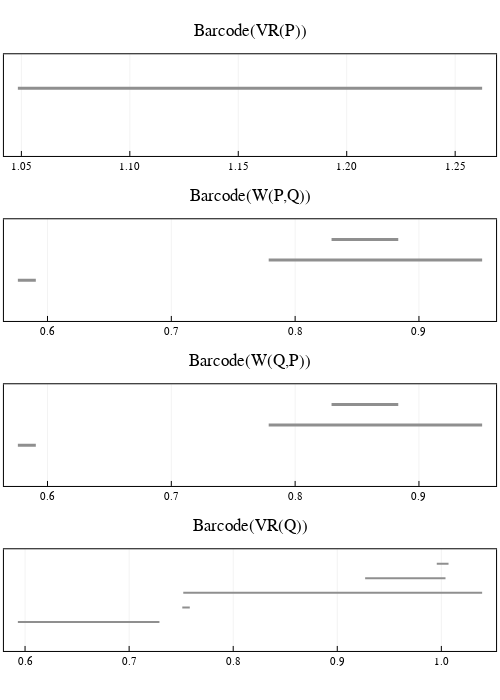

The notebook cell this image was saved under:
### Code cell
# plot all four barcodes
l = grid(4,1)
p1 = plot_barcode(barcode(VR_P, dim = 1), lw = 3, title = "Barcode(VR(P))", titlefontsize = 12)
p2 = plot_barcode(barcode(W_P["eirene_output"], dim = 1) , lw = 3, title = "Barcode(W(P,Q))", titlefontsize = 12)
p3 = plot_barcode(barcode(W_Q["eirene_output"], dim = 1) , lw = 3, title = "Barcode(W(Q,P))", titlefontsize = 12)
p4 = plot_barcode(barcode(VR_Q, dim = 1), lw = 2, title = "Barcode(VR(Q))", titlefontsize = 12)
plot(p1, p2, p3, p4, layout = l, size = (500, 700))

### Figure 1 — Plotly figure (JSON) as saved in the notebook; plotly's stock layout.template omitted (floating-point values rounded to 4 significant figures)
{"data": [{"colorbar": {"title": ""}, "hoverinfo": "text", "legendgroup": "y1", "line": {"color": "rgba(143, 143, 143, 1.000)", "dash": "solid", "shape": "linear", "width": 3}, "mode": "lines", "name": "y1", "showlegend": true, "text": ["class 1", "class 1"], "type": "scatter", "x": [1.048, 1.262], "xaxis": "x1", "y": [1, 1], "yaxis": "y1", "zmax": null, "zmin": null}, {"colorbar": {"title": ""}, "hoverinfo": "text", "legendgroup": "y1", "line": {"color": "rgba(143, 143, 143, 1.000)", "dash": "solid", "shape": "linear", "width": 3}, "mode": "lines", "name": "y1", "showlegend": true, "text": ["class 2", "class 2"], "type": "scatter", "x": [0.5761, 0.5906], "xaxis": "x2", "y": [1, 1], "yaxis": "y2", "zmax": null, "zmin": null}, {"colorbar": {"title": ""}, "hoverinfo": "text", "legendgroup": "y2", "line": {"color": "rgba(143, 143, 143, 1.000)", "dash": "solid", "shape": "linear", "width": 3}, "mode": "lines", "name": "y2", "showlegend": true, "text": ["class 3", "class 3"], "type": "scatter", "x": [0.7787, 0.951], "xaxis": "x2", "y": [2, 2], "yaxis": "y2", "zmax": null, "zmin": null}, {"colorbar": {"title": ""}, "hoverinfo": "text", "legendgroup": "y3", "line": {"color": "rgba(143, 143, 143, 1.000)", "dash": "solid", "shape": "linear", "width": 3}, "mode": "lines", "name": "y3", "showlegend": true, "text": ["class 1", "class 1"], "type": "scatter", "x": [0.8294, 0.8833], "xaxis": "x2", "y": [3, 3], "yaxis": "y2", "zmax": null, "zmin": null}, {"colorbar": {"title": ""}, "hoverinfo": "text", "legendgroup": "y1", "line": {"color": "rgba(143, 143, 143, 1.000)", "dash": "solid", "shape": "linear", "width": 3}, "mode": "lines", "name": "y1", "showlegend": true, "text": ["class 1", "class 1"], "type": "scatter", "x": [0.5761, 0.5906], "xaxis": "x3", "y": [1, 1], "yaxis": "y3", "zmax": null, "zmin": null}, {"colorbar": {"title": ""}, "hoverinfo": "text", "legendgroup": "y2", "line": {"color": "rgba(143, 143, 143, 1.000)", "dash": "solid", "shape": "linear", "width": 3}, "mode": "lines", "name": "y2", "showlegend": true, "text": ["class 3", "class 3"], "type": "scatter", "x": [0.7787, 0.951], "xaxis": "x3", "y": [2, 2], "yaxis": "y3", "zmax": null, "zmin": null}, {"colorbar": {"title": ""}, "hoverinfo": "text", "legendgroup": "y3", "line": {"color": "rgba(143, 143, 143, 1.000)", "dash": "solid", "shape": "linear", "width": 3}, "mode": "lines", "name": "y3", "showlegend": true, "text": ["class 2", "class 2"], "type": "scatter", "x": [0.8294, 0.8833], "xaxis": "x3", "y": [3, 3], "yaxis": "y3", "zmax": null, "zmin": null}, {"colorbar": {"title": ""}, "hoverinfo": "text", "legendgroup": "y1", "line": {"color": "rgba(143, 143, 143, 1.000)", "dash": "solid", "shape": "linear", "width": 2}, "mode": "lines", "name": "y1", "showlegend": true, "text": ["class 2", "class 2"], "type": "scatter", "x": [0.5931, 0.7291], "xaxis": "x4", "y": [1, 1], "yaxis": "y4", "zmax": null, "zmin": null}, {"colorbar": {"title": ""}, "hoverinfo": "text", "legendgroup": "y2", "line": {"color": "rgba(143, 143, 143, 1.000)", "dash": "solid", "shape": "linear", "width": 2}, "mode": "lines", "name": "y2", "showlegend": true, "text": ["class 3", "class 3"], "type": "scatter", "x": [0.7511, 0.7583], "xaxis": "x4", "y": [2, 2], "yaxis": "y4", "zmax": null, "zmin": null}, {"colorbar": {"title": ""}, "hoverinfo": "text", "legendgroup": "y3", "line": {"color": "rgba(143, 143, 143, 1.000)", "dash": "solid", "shape": "linear", "width": 2}, "mode": "lines", "name": "y3", "showlegend": true, "text": ["class 5", "class 5"], "type": "scatter", "x": [0.752, 1.039], "xaxis": "x4", "y": [3, 3], "yaxis": "y4", "zmax": null, "zmin": null}, {"colorbar": {"title": ""}, "hoverinfo": "text", "legendgroup": "y4", "line": {"color": "rgba(143, 143, 143, 1.000)", "dash": "solid", "shape": "linear", "width": 2}, "mode": "lines", "name": "y4", "showlegend": true, "text": ["class 4", "class 4"], "type": "scatter", "x": [0.9268, 1.004], "xaxis": "x4", "y": [4, 4], "yaxis": "y4", "zmax": null, "zmin": null}, {"colorbar": {"title": ""}, "hoverinfo": "text", "legendgroup": "y5", "line": {"color": "rgba(143, 143, 143, 1.000)", "dash": "solid", "shape": "linear", "width": 2}, "mode": "lines", "name": "y5", "showlegend": true, "text": ["class 1", "class 1"], "type": "scatter", "x": [0.9956, 1.007], "xaxis": "x4", "y": [5, 5], "yaxis": "y4", "zmax": null, "zmin": null}], "layout": {"annotations": [{"font": {"color": "rgba(0, 0, 0, 1.000)", "family": "sans-serif", "size": 17}, "rotation": 0, "showarrow": false, "text": "Barcode(VR(P))", "x": 0.5, "xanchor": "center", "xref": "paper", "y": 1, "yanchor": "top", "yref": "paper"}, {"font": {"color": "rgba(0, 0, 0, 1.000)", "family": "sans-serif", "size": 17}, "rotation": 0, "showarrow": false, "text": "Barcode(W(P,Q))", "x": 0.5, "xanchor": "center", "xref": "paper", "y": 0.75, "yanchor": "top", "yref": "paper"}, {"font": {"color": "rgba(0, 0, 0, 1.000)", "family": "sans-serif", "size": 17}, "rotation": 0, "showarrow": false, "text": "Barcode(W(Q,P))", "x": 0.5, "xanchor": "center", "xref": "paper", "y": 0.5, "yanchor": "top", "yref": "paper"}, {"font": {"color": "rgba(0, 0, 0, 1.000)", "family": "sans-serif", "size": 17}, "rotation": 0, "showarrow": false, "text": "Barcode(VR(Q))", "x": 0.5, "xanchor": "center", "xref": "paper", "y": 0.25, "yanchor": "top", "yref": "paper"}], "height": 700, "margin": {"b": 20, "l": 0, "r": 0, "t": 20}, "paper_bgcolor": "rgba(255, 255, 255, 1.000)", "plot_bgcolor": "rgba(255, 255, 255, 1.000)", "showlegend": false, "width": 500, "xaxis1": {"anchor": "y1", "domain": [0.007874, 0.9921], "gridcolor": "rgba(0, 0, 0, 0.100)", "gridwidth": 0.5, "linecolor": "rgba(0, 0, 0, 1.000)", "mirror": true, "range": [1.042, 1.269], "showgrid": true, "showline": true, "showticklabels": true, "tickangle": 0, "tickcolor": "rgb(0, 0, 0)", "tickfont": {"color": "rgba(0, 0, 0, 1.000)", "family": "sans-serif", "size": 11}, "tickmode": "array", "ticks": "inside", "ticktext": ["1.05", "1.10", "1.15", "1.20", "1.25"], "tickvals": [1.05, 1.1, 1.15, 1.2, 1.25], "title": "", "titlefont": {"color": "rgba(0, 0, 0, 1.000)", "family": "sans-serif", "size": 15}, "type": "-", "visible": true, "zeroline": false, "zerolinecolor": "rgba(0, 0, 0, 1.000)"}, "xaxis2": {"anchor": "y2", "domain": [0.007874, 0.9921], "gridcolor": "rgba(0, 0, 0, 0.100)", "gridwidth": 0.5, "linecolor": "rgba(0, 0, 0, 1.000)", "mirror": true, "range": [0.5648, 0.9623], "showgrid": true, "showline": true, "showticklabels": true, "tickangle": 0, "tickcolor": "rgb(0, 0, 0)", "tickfont": {"color": "rgba(0, 0, 0, 1.000)", "family": "sans-serif", "size": 11}, "tickmode": "array", "ticks": "inside", "ticktext": ["0.6", "0.7", "0.8", "0.9"], "tickvals": [0.6, 0.7, 0.8, 0.9], "title": "", "titlefont": {"color": "rgba(0, 0, 0, 1.000)", "family": "sans-serif", "size": 15}, "type": "-", "visible": true, "zeroline": false, "zerolinecolor": "rgba(0, 0, 0, 1.000)"}, "xaxis3": {"anchor": "y3", "domain": [0.007874, 0.9921], "gridcolor": "rgba(0, 0, 0, 0.100)", "gridwidth": 0.5, "linecolor": "rgba(0, 0, 0, 1.000)", "mirror": true, "range": [0.5648, 0.9623], "showgrid": true, "showline": true, "showticklabels": true, "tickangle": 0, "tickcolor": "rgb(0, 0, 0)", "tickfont": {"color": "rgba(0, 0, 0, 1.000)", "family": "sans-serif", "size": 11}, "tickmode": "array", "ticks": "inside", "ticktext": ["0.6", "0.7", "0.8", "0.9"], "tickvals": [0.6, 0.7, 0.8, 0.9], "title": "", "titlefont": {"color": "rgba(0, 0, 0, 1.000)", "family": "sans-serif", "size": 15}, "type": "-", "visible": true, "zeroline": false, "zerolinecolor": "rgba(0, 0, 0, 1.000)"}, "xaxis4": {"anchor": "y4", "domain": [0.007874, 0.9921], "gridcolor": "rgba(0, 0, 0, 0.100)", "gridwidth": 0.5, "linecolor": "rgba(0, 0, 0, 1.000)", "mirror": true, "range": [0.5797, 1.053], "showgrid": true, "showline": true, "showticklabels": true, "tickangle": 0, "tickcolor": "rgb(0, 0, 0)", "tickfont": {"color": "rgba(0, 0, 0, 1.000)", "family": "sans-serif", "size": 11}, "tickmode": "array", "ticks": "inside", "ticktext": ["0.6", "0.7", "0.8", "0.9", "1.0"], "tickvals": [0.6, 0.7, 0.8, 0.9, 1], "title": "", "titlefont": {"color": "rgba(0, 0, 0, 1.000)", "family": "sans-serif", "size": 15}, "type": "-", "visible": true, "zeroline": false, "zerolinecolor": "rgba(0, 0, 0, 1.000)"}, "yaxis1": {"anchor": "x1", "domain": [0.794, 0.9481], "gridcolor": "rgba(0, 0, 0, 0.100)", "gridwidth": 0.5, "linecolor": "rgba(0, 0, 0, 1.000)", "mirror": true, "range": [-1, 2], "showgrid": true, "showline": true, "showticklabels": true, "tickangle": 0, "tickcolor": "rgb(0, 0, 0)", "tickfont": {"color": "rgba(0, 0, 0, 1.000)", "family": "sans-serif", "size": 11}, "tickmode": "array", "ticks": "inside", "ticktext": [], "tickvals": [], "title": "", "titlefont": {"color": "rgba(0, 0, 0, 1.000)", "family": "sans-serif", "size": 15}, "type": "-", "visible": true, "zeroline": false, "zerolinecolor": "rgba(0, 0, 0, 1.000)"}, "yaxis2": {"anchor": "x2", "domain": [0.544, 0.6981], "gridcolor": "rgba(0, 0, 0, 0.100)", "gridwidth": 0.5, "linecolor": "rgba(0, 0, 0, 1.000)", "mirror": true, "range": [-1, 4], "showgrid": true, "showline": true, "showticklabels": true, "tickangle": 0, "tickcolor": "rgb(0, 0, 0)", "tickfont": {"color": "rgba(0, 0, 0, 1.000)", "family": "sans-serif", "size": 11}, "tickmode": "array", "ticks": "inside", "ticktext": [], "tickvals": [], "title": "", "titlefont": {"color": "rgba(0, 0, 0, 1.000)", "family": "sans-serif", "size": 15}, "type": "-", "visible": true, "zeroline": false, "zerolinecolor": "rgba(0, 0, 0, 1.000)"}, "yaxis3": {"anchor": "x3", "domain": [0.294, 0.4481], "gridcolor": "rgba(0, 0, 0, 0.100)", "gridwidth": 0.5, "linecolor": "rgba(0, 0, 0, 1.000)", "mirror": true, "range": [-1, 4], "showgrid": true, "showline": true, "showticklabels": true, "tickangle": 0, "tickcolor": "rgb(0, 0, 0)", "tickfont": {"color": "rgba(0, 0, 0, 1.000)", "family": "sans-serif", "size": 11}, "tickmode": "array", "ticks": "inside", "ticktext": [], "tickvals": [], "title": "", "titlefont": {"color": "rgba(0, 0, 0, 1.000)", "family": "sans-serif", "size": 15}, "type": "-", "visible": true, "zeroline": false, "zerolinecolor": "rgba(0, 0, 0, 1.000)"}, "yaxis4": {"anchor": "x4", "domain": [0.04399, 0.1981], "gridcolor": "rgba(0, 0, 0, 0.100)", "gridwidth": 0.5, "linecolor": "rgba(0, 0, 0, 1.000)", "mirror": true, "range": [-1, 6], "showgrid": true, "showline": true, "showticklabels": true, "tickangle": 0, "tickcolor": "rgb(0, 0, 0)", "tickfont": {"color": "rgba(0, 0, 0, 1.000)", "family": "sans-serif", "size": 11}, "tickmode": "array", "ticks": "inside", "ticktext": [], "tickvals": [], "title": "", "titlefont": {"color": "rgba(0, 0, 0, 1.000)", "family": "sans-serif", "size": 15}, "type": "-", "visible": true, "zeroline": false, "zerolinecolor": "rgba(0, 0, 0, 1.000)"}}}
